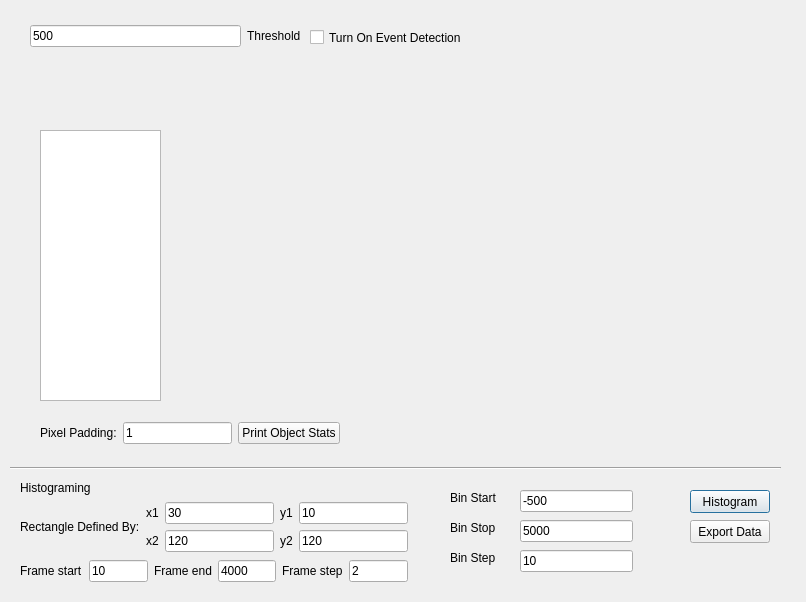
<?xml version="1.0" encoding="UTF-8"?>
<ui version="4.0">
 <class>EventDetectionDialog</class>
 <widget class="QDialog" name="EventDetectionDialog">
  <property name="geometry">
   <rect>
    <x>0</x>
    <y>0</y>
    <width>806</width>
    <height>602</height>
   </rect>
  </property>
  <property name="windowTitle">
   <string>Event/Cluster Detection Dialog</string>
  </property>
  <widget class="QCheckBox" name="checkBox">
   <property name="geometry">
    <rect>
     <x>310</x>
     <y>27</y>
     <width>161</width>
     <height>21</height>
    </rect>
   </property>
   <property name="text">
    <string>Turn On Event Detection</string>
   </property>
  </widget>
  <widget class="QTextBrowser" name="textBrowser">
   <property name="geometry">
    <rect>
     <x>40</x>
     <y>130</y>
     <width>121</width>
     <height>271</height>
    </rect>
   </property>
  </widget>
  <widget class="Line" name="line">
   <property name="geometry">
    <rect>
     <x>10</x>
     <y>460</y>
     <width>771</width>
     <height>16</height>
    </rect>
   </property>
   <property name="orientation">
    <enum>Qt::Horizontal</enum>
   </property>
  </widget>
  <widget class="QLabel" name="label_7">
   <property name="geometry">
    <rect>
     <x>20</x>
     <y>480</y>
     <width>111</width>
     <height>16</height>
    </rect>
   </property>
   <property name="text">
    <string>Histograming</string>
   </property>
  </widget>
  <widget class="QLineEdit" name="lineEdit_binStart">
   <property name="geometry">
    <rect>
     <x>520</x>
     <y>490</y>
     <width>113</width>
     <height>22</height>
    </rect>
   </property>
   <property name="text">
    <string>-500</string>
   </property>
  </widget>
  <widget class="QLineEdit" name="lineEdit_binStop">
   <property name="geometry">
    <rect>
     <x>520</x>
     <y>520</y>
     <width>113</width>
     <height>22</height>
    </rect>
   </property>
   <property name="text">
    <string>5000</string>
   </property>
  </widget>
  <widget class="QLineEdit" name="lineEdit_binStep">
   <property name="geometry">
    <rect>
     <x>520</x>
     <y>550</y>
     <width>113</width>
     <height>22</height>
    </rect>
   </property>
   <property name="text">
    <string>10</string>
   </property>
  </widget>
  <widget class="QPushButton" name="pushButton_2">
   <property name="geometry">
    <rect>
     <x>690</x>
     <y>490</y>
     <width>80</width>
     <height>23</height>
    </rect>
   </property>
   <property name="text">
    <string>Histogram</string>
   </property>
  </widget>
  <widget class="QPushButton" name="pushButton_3">
   <property name="geometry">
    <rect>
     <x>690</x>
     <y>520</y>
     <width>80</width>
     <height>23</height>
    </rect>
   </property>
   <property name="text">
    <string>Export Data</string>
   </property>
  </widget>
  <widget class="QLabel" name="label_8">
   <property name="geometry">
    <rect>
     <x>450</x>
     <y>490</y>
     <width>52</width>
     <height>15</height>
    </rect>
   </property>
   <property name="text">
    <string>Bin Start</string>
   </property>
  </widget>
  <widget class="QLabel" name="label_9">
   <property name="geometry">
    <rect>
     <x>450</x>
     <y>520</y>
     <width>52</width>
     <height>15</height>
    </rect>
   </property>
   <property name="text">
    <string>Bin Stop</string>
   </property>
  </widget>
  <widget class="QLabel" name="label_10">
   <property name="geometry">
    <rect>
     <x>450</x>
     <y>550</y>
     <width>52</width>
     <height>15</height>
    </rect>
   </property>
   <property name="text">
    <string>Bin Step</string>
   </property>
  </widget>
  <widget class="QCustomPlot" name="histPlot" native="true">
   <property name="geometry">
    <rect>
     <x>180</x>
     <y>80</y>
     <width>601</width>
     <height>321</height>
    </rect>
   </property>
  </widget>
  <widget class="QWidget" name="">
   <property name="geometry">
    <rect>
     <x>30</x>
     <y>10</y>
     <width>271</width>
     <height>52</height>
    </rect>
   </property>
   <layout class="QGridLayout" name="gridLayout">
    <item row="0" column="0">
     <widget class="QLineEdit" name="lineEdit_thresh">
      <property name="text">
       <string>500</string>
      </property>
     </widget>
    </item>
    <item row="0" column="1">
     <widget class="QLabel" name="label">
      <property name="text">
       <string>Threshold</string>
      </property>
     </widget>
    </item>
   </layout>
  </widget>
  <widget class="QWidget" name="">
   <property name="geometry">
    <rect>
     <x>40</x>
     <y>410</y>
     <width>300</width>
     <height>47</height>
    </rect>
   </property>
   <layout class="QGridLayout" name="gridLayout_3">
    <item row="0" column="0">
     <layout class="QGridLayout" name="gridLayout_2">
      <item row="0" column="0">
       <widget class="QLabel" name="label_2">
        <property name="text">
         <string>Pixel Padding:</string>
        </property>
       </widget>
      </item>
      <item row="0" column="1">
       <widget class="QLineEdit" name="lineEdit_pad">
        <property name="text">
         <string>1</string>
        </property>
       </widget>
      </item>
     </layout>
    </item>
    <item row="0" column="1">
     <widget class="QPushButton" name="pushButton">
      <property name="text">
       <string>Print Object Stats</string>
      </property>
     </widget>
    </item>
   </layout>
  </widget>
  <widget class="QWidget" name="">
   <property name="geometry">
    <rect>
     <x>20</x>
     <y>500</y>
     <width>388</width>
     <height>84</height>
    </rect>
   </property>
   <layout class="QGridLayout" name="gridLayout_6">
    <item row="0" column="0">
     <widget class="QLabel" name="label_13">
      <property name="text">
       <string>Rectangle Defined By:</string>
      </property>
     </widget>
    </item>
    <item row="0" column="1">
     <layout class="QGridLayout" name="gridLayout_5">
      <item row="0" column="0">
       <widget class="QLabel" name="label_5">
        <property name="text">
         <string>x1</string>
        </property>
       </widget>
      </item>
      <item row="0" column="1">
       <widget class="QLineEdit" name="lineEdit_pixX1">
        <property name="text">
         <string>30</string>
        </property>
       </widget>
      </item>
      <item row="0" column="2">
       <widget class="QLabel" name="label_6">
        <property name="text">
         <string>y1</string>
        </property>
       </widget>
      </item>
      <item row="0" column="3">
       <widget class="QLineEdit" name="lineEdit_pixY1">
        <property name="text">
         <string>10</string>
        </property>
       </widget>
      </item>
      <item row="1" column="0">
       <widget class="QLabel" name="label_11">
        <property name="text">
         <string>x2</string>
        </property>
       </widget>
      </item>
      <item row="1" column="1">
       <widget class="QLineEdit" name="lineEdit_pixX2">
        <property name="text">
         <string>120</string>
        </property>
       </widget>
      </item>
      <item row="1" column="2">
       <widget class="QLabel" name="label_12">
        <property name="text">
         <string>y2</string>
        </property>
       </widget>
      </item>
      <item row="1" column="3">
       <widget class="QLineEdit" name="lineEdit_pixY2">
        <property name="text">
         <string>120</string>
        </property>
       </widget>
      </item>
     </layout>
    </item>
    <item row="1" column="0" colspan="2">
     <layout class="QGridLayout" name="gridLayout_4">
      <item row="0" column="2">
       <widget class="QLabel" name="label_4">
        <property name="text">
         <string>Frame end</string>
        </property>
       </widget>
      </item>
      <item row="0" column="0">
       <widget class="QLabel" name="label_3">
        <property name="text">
         <string>Frame start</string>
        </property>
       </widget>
      </item>
      <item row="0" column="1">
       <widget class="QLineEdit" name="lineEdit_frameStart">
        <property name="text">
         <string>10</string>
        </property>
       </widget>
      </item>
      <item row="0" column="3">
       <widget class="QLineEdit" name="lineEdit_frameEnd">
        <property name="text">
         <string>4000</string>
        </property>
       </widget>
      </item>
      <item row="0" column="5">
       <widget class="QLineEdit" name="lineEdit_frameStep">
        <property name="text">
         <string>2</string>
        </property>
       </widget>
      </item>
      <item row="0" column="4">
       <widget class="QLabel" name="label_14">
        <property name="text">
         <string>Frame step</string>
        </property>
       </widget>
      </item>
     </layout>
    </item>
   </layout>
  </widget>
 </widget>
 <customwidgets>
  <customwidget>
   <class>QCustomPlot</class>
   <extends>QWidget</extends>
   <header>qcustomplot.h</header>
   <container>1</container>
  </customwidget>
 </customwidgets>
 <resources/>
 <connections/>
</ui>
